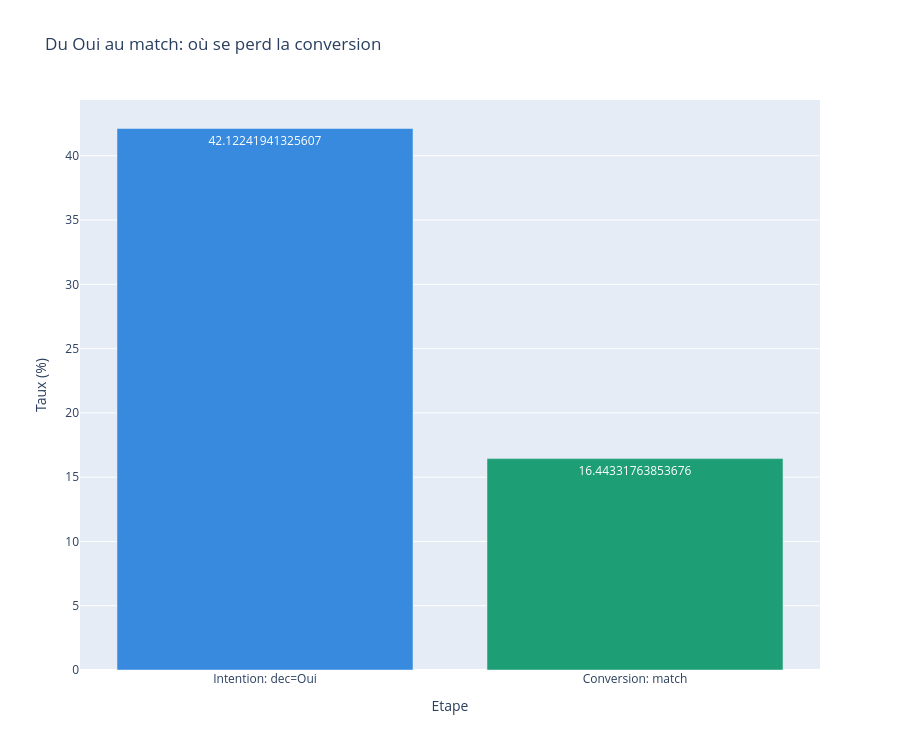

The notebook cell this image was saved under:
### Markdown cell above
### **2.1 Intention vs conversion réelle**

Comparer le volume de « Oui » (`dec`) avec le taux de match montre à quel niveau la conversion se perd.

### Code cell
dec_rate = float(df["dec"].mean() * 100) if "dec" in df.columns else np.nan
match_rate = float(df["match"].mean() * 100)

funnel_df = pd.DataFrame({
    "Etape": ["Intention: dec=Oui", "Conversion: match"],
    "Taux (%)": [dec_rate, match_rate],
})

fig_viz_funnel = px.bar(
    funnel_df,
    x="Etape", y="Taux (%)", text="Taux (%)", color="Etape",
    title="Du Oui au match: où se perd la conversion",
    color_discrete_sequence=["#378ADD", "#1D9E75"],
)
fig_viz_funnel.update_layout(showlegend=False, height=750)
fig_viz_funnel.show()
export_viz(fig_viz_funnel, "conversion_oui_vers_match")

### Figure 1 — Plotly figure (JSON) as saved in the notebook; plotly's stock layout.template omitted (floating-point values rounded to 4 significant figures)
{"data": [{"hovertemplate": "Etape=%{x}<br>Taux (%)=%{text}<extra></extra>", "legendgroup": "Intention: dec=Oui", "marker": {"color": "#378ADD", "pattern": {"shape": ""}}, "name": "Intention: dec=Oui", "orientation": "v", "showlegend": true, "text": [42.12], "textposition": "auto", "type": "bar", "x": ["Intention: dec=Oui"], "xaxis": "x", "y": [42.12], "yaxis": "y"}, {"hovertemplate": "Etape=%{x}<br>Taux (%)=%{text}<extra></extra>", "legendgroup": "Conversion: match", "marker": {"color": "#1D9E75", "pattern": {"shape": ""}}, "name": "Conversion: match", "orientation": "v", "showlegend": true, "text": [16.44], "textposition": "auto", "type": "bar", "x": ["Conversion: match"], "xaxis": "x", "y": [16.44], "yaxis": "y"}], "layout": {"barmode": "relative", "height": 750, "legend": {"title": {"text": "Etape"}, "tracegroupgap": 0}, "showlegend": false, "title": {"text": "Du Oui au match: où se perd la conversion"}, "xaxis": {"anchor": "y", "categoryarray": ["Intention: dec=Oui", "Conversion: match"], "categoryorder": "array", "domain": [0, 1], "title": {"text": "Etape"}}, "yaxis": {"anchor": "x", "domain": [0, 1], "title": {"text": "Taux (%)"}}}}
